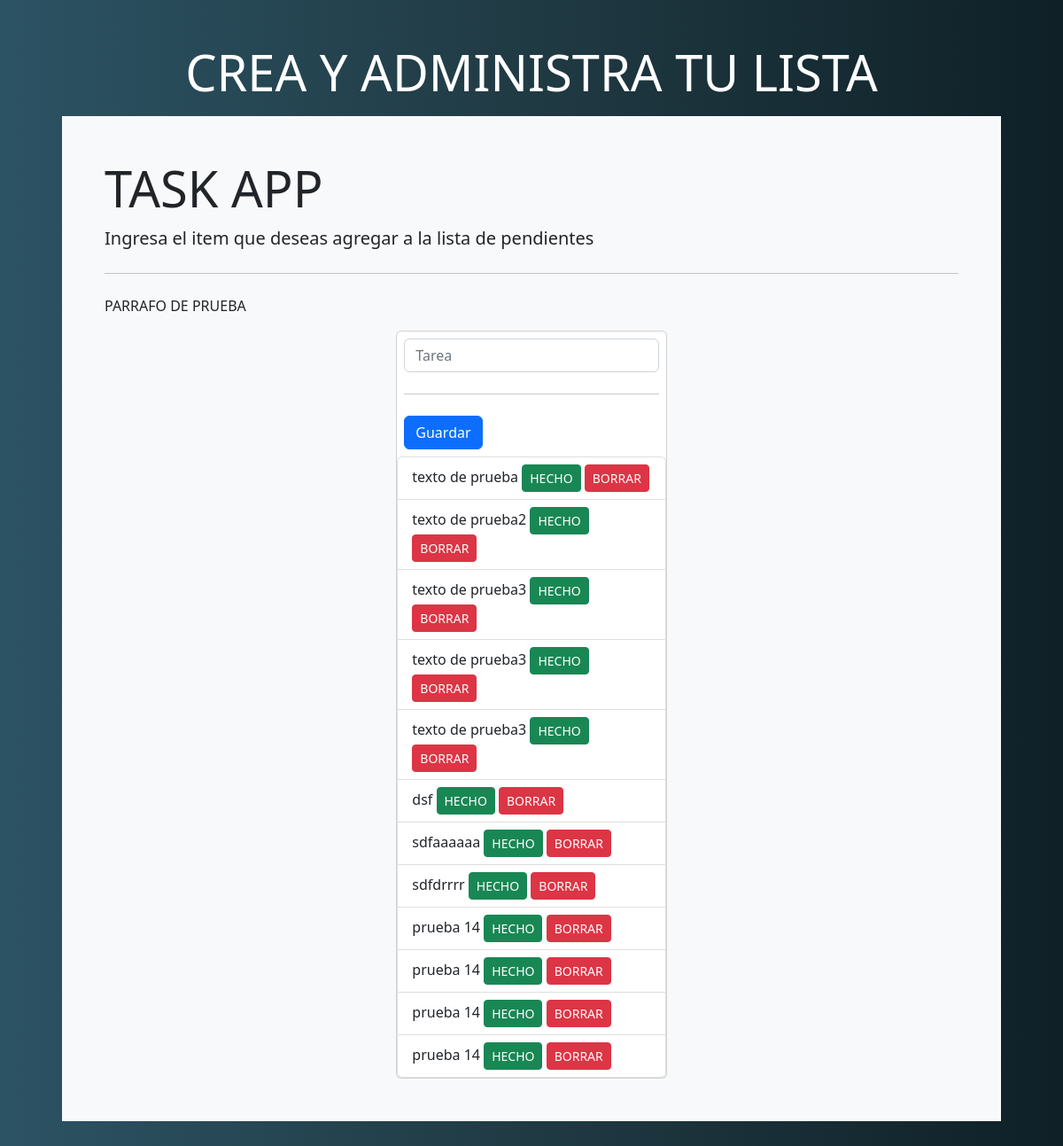
Before: / with the older database file.
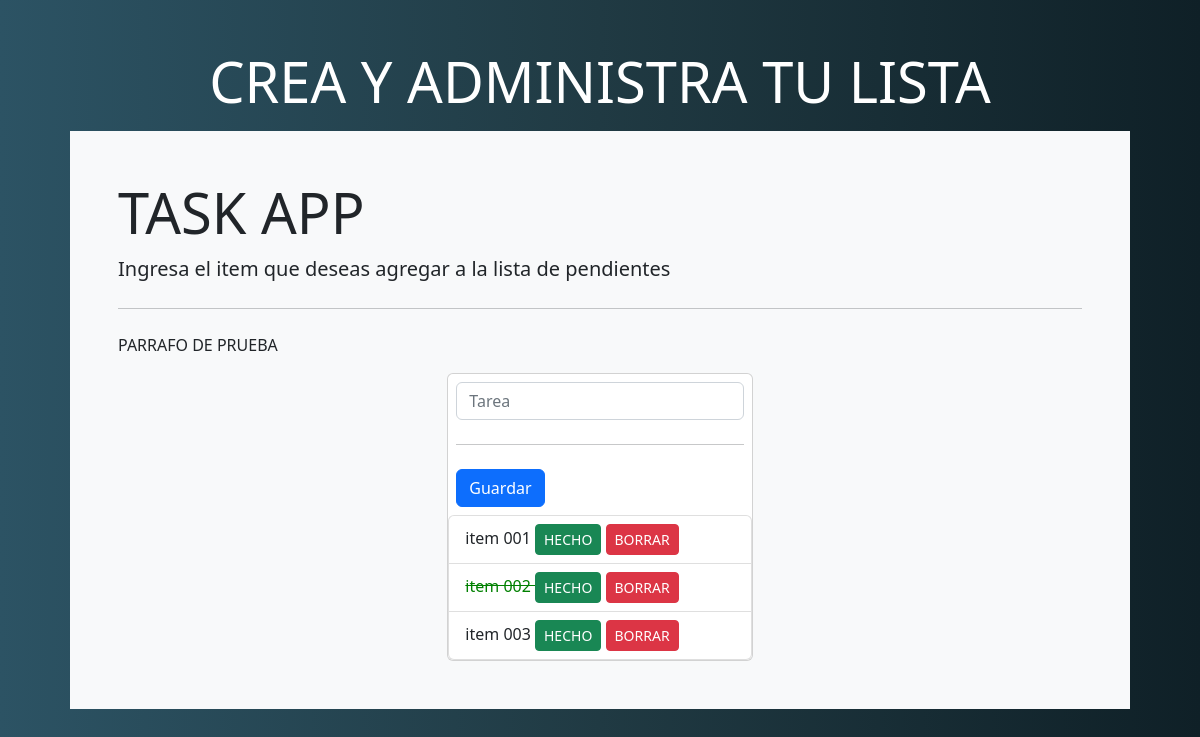
After: the same page with the newer database file.
### index.py (models this page shows)
class Task (db.Model):
    llave = db.Column(db.Integer, primary_key=True)
    content = db.Column(db.String(256))
    done = db.Column(db.Boolean)

### index.py (the view)
@app.route('/')
def home(): # Esta funcion retorna algo al navegador
    tareas = Task.query.all()
    return render_template('index.html', lista_tareas=tareas)

### templates/index.html
{% extends "layout.html" %} {% block content %}
<h1 class="display-4 text-center mt-4" style="color: white;">CREA Y ADMINISTRA TU LISTA</h1>
<div class="bg-light p-5 rounded-lg m-3">
  <h1 class="display-4">TASK APP</h1>
  <p class="lead">
    Ingresa el item que deseas agregar a la lista de pendientes
  </p>
  <hr class="my-4" />
  <p>
    PARRAFO DE PRUEBA
  </p>
  <div class="row">
    <div class="col-md-4 offset-md-4 my-auto">
        <div class="card">
            <div class="cardheader p-2">
                <form action="/create-task" method="post">
                    <div class="form-group">
                        <input type="text" name="contenido" placeholder="Tarea" class="form-control" autofocus>
                    </div>
                    <hr class="my-4" />
                    <button type="submit" name="contenido" class="btn btn-primary btn-block">
                        Guardar
                    </button>
                </form>
            </div>
            <div class="cardbody">
                <ul class="list-group">
                  {% for tareas in lista_tareas %}
                  <li class="list-group-item">
                    <span class="{% if tareas.done %} done {% endif %}">
                    {{tareas.content}}
                    </span>
                    <a href="/done/{{tareas.llave}}" class="btn btn-success btn-sm">HECHO</a>
                    <a href="/delete/{{tareas.llave}}" class="btn btn-danger btn-sm">BORRAR</a>
                  </li>
                  {% endfor %}
                </ul>
            </div>
        </div>
    </div>
  </div>
</div>
{% endblock %}

### templates/layout.html (shortened to what this page needs)
<!DOCTYPE html>
<html lang="en">
  <head>
    <link rel="stylesheet" href="" />
    <link
      rel="stylesheet"
      href="https://cdn.jsdelivr.net/npm/bootstrap@5.2.1/dist/css/bootstrap.min.css"
    />
    <link
      rel="stylesheet"
      href="{{ url_for('static', filename='css/main.css' )}}"
    />
  </head>
  <body>
    <div class="container p-4">
        {% block content %}
        {% endblock %}
        </div>
  </body>
</html>

### static/css/main.css (style rules this page uses)
body { background: #0f2027; background: -webkit-linear-gradient( to right, #2c5364, #203a43, #0f2027 ); background: linear-gradient( to right, #2c5364, #203a43, #0f2027 ); }
.done { text-decoration: line-through; color: green; }

Changed rows visible on the page:
removed Task: content "texto de prueba3"
removed Task: content "texto de prueba3"
removed Task: content "dsf"
removed Task: content "sdfaaaaaa"
removed Task: content "sdfdrrrr"
removed Task: content "prueba 14"
removed Task: content "prueba 14"
removed Task: content "prueba 14"
removed Task: content "prueba 14"
changed Task: content "texto de prueba" → "item 001"
changed Task: done False → True (drawn); content "texto de prueba2" → "item 002"
changed Task: content "texto de prueba3" → "item 003"
